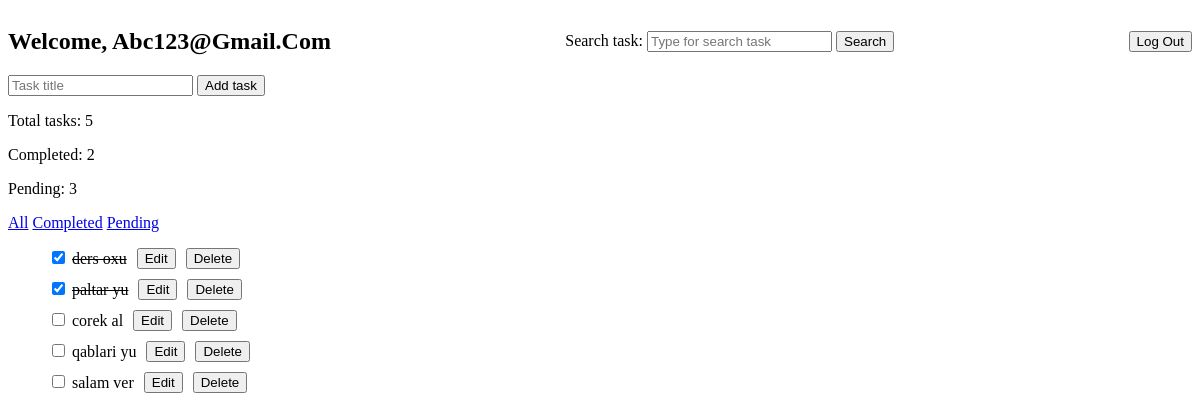
The app's page /welcome (signed in), older data.
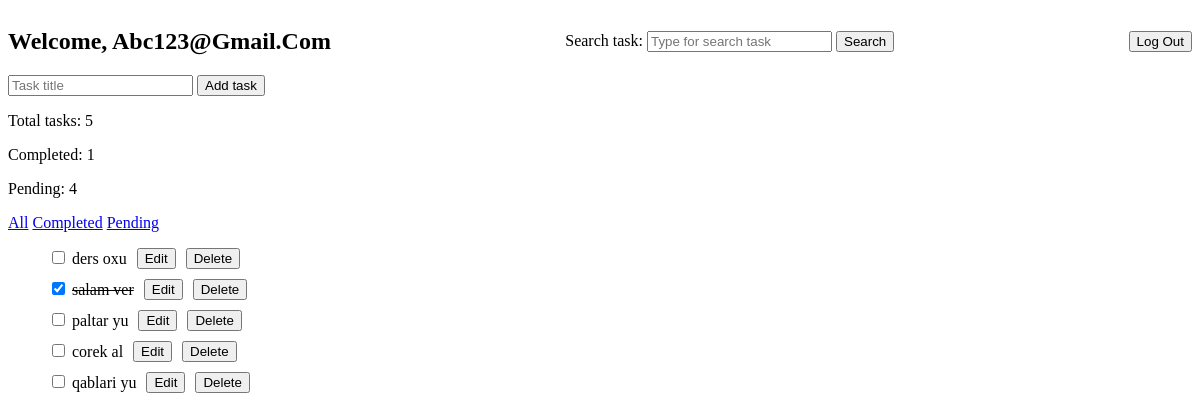
The same page, newer data.
### ToDoAPI/models.py (models this page shows, shortened)
class Todo(models.Model):
    user = models.ForeignKey(User, on_delete=models.CASCADE)
    title = models.CharField(max_length=255)
    completed = models.BooleanField(default=False)
    created_at = models.DateTimeField(auto_now_add=True)

### ToDoAPI/views.py (the view)
# urls.py: path('welcome', views.welcome, name='welcome'),
@login_required
def welcome(request):
    if request.method == "POST":
        title = request.POST.get("title")
        title = title.strip()
        if title:
            Todo.objects.create(user=request.user, title=title)
        return redirect('/welcome')
    todos = Todo.objects.filter(user=request.user).order_by('-created_at')
    search = request.GET.get("search")
    if search:
        search = search.strip()
        todos = todos.filter(title__icontains=search)
    else:
        search=""
    filter_type = request.GET.get("filter", "")
    if filter_type:
        if filter_type == "pending":
            todos = todos.filter(completed=False)
        elif filter_type == "completed":
            todos = todos.filter(completed=True)
    total = todos.count()
    c_count = todos.filter(completed=True).count()
    u_count = todos.filter(completed=False).count()
    return render(request, 'ToDoAPI/welcome.html', {"todos" : todos, "total" : total, "completed" : c_count, "uncompleted" : u_count, "search" : search, "filter_type" : filter_type})

### ToDoAPI/templates/ToDoAPI/welcome.html (shortened to what this page needs)
<!DOCTYPE html>
<html lang="en">
<head>
    {% load static %}
    <link rel="stylesheet" href="{% static 'ToDoAPI/style2.css' %}">
</head>
<body>
    <nav>
        <h1>Welcome, {{ request.user.username|title }}</h1>
        <div>
            <form method="GET">
                <label>Search task:</label>
                <input type="text" name="search" placeholder="Type for search task" value="{{ search }}">
                <button type="submit">Search</button>
            </form>
        </div>
        <a href="{% url 'logout' %}">
            <button>Log Out</button>
        </a>
    </nav>
    <form method="post">
        <input type="text" name="title" required placeholder="Task title">
        <button type="submit">Add task</button>
    </form>
    <p>Total tasks: {{ total }}</p>
    <p>Completed: {{ completed }}</p>
    <p>Pending: {{ uncompleted }}</p>
    <div class="filter-btn">
        <form method="GET">
            <a href="{% url 'welcome' %}?filter=all&search={{ search }}">All</a>
            <a href="{% url 'welcome' %}?filter=completed&search={{ search }}">Completed</a>
            <a href="{% url 'welcome' %}?filter=pending&search={{ search }}">Pending</a>
        </form>
    </div>
    <ul>
        {% for todo in todos %}
        {% if todo.id == editing_id %}
            <li id="todo-{{ todo.id }}">
                <form method="post" action="{% url 'edit' todo.id %}">
                    {% csrf_token %}
                    <input type="hidden" name="next" value="/welcome?search={{ search }}&filter={{ filter_type }}">
                    <input value="{{ todo.title }}" name="new_todo" required>
                    <button type="submit">Save</button>
                </form>
                <a href="{% url 'welcome' %}?search={{ search }}&filter={{ filter_type }}">
                    <button>Cancel</button>
                </a>
            </li>
        {% else%}
        <li id="todo-{{ todo.id }}">
            <form method="post" action="{% url 'toggle' todo.id %}">
                <input type="checkbox" name="completed" onchange="this.form.submit();"
                {% if todo.completed %}
                checked
                {% endif %}>
                <span
                {% if todo.completed %}
                style="text-decoration: line-through;"
                {% endif %}>
                    {{ todo.title }}
                </span>
            </form>
            <a href="{% url 'edit' todo.id %}?search={{ search }}&filter={{ filter_type }}">
                <button>Edit</button>
            </a>
            <form method="post" action="{% url 'delete' todo.id %}">
                <button type="submit" name="delete">Delete</button>
            </form>
        </li>
        {% endif %}
        {% endfor %}
    </ul>
</body>
</html>

### ToDoAPI/static/ToDoAPI/style2.css (style rules this page uses)
nav { display: flex; justify-content: space-between; align-items: center; }
li { list-style: none; display: flex; align-items: center; gap: 10px; }
ul { display: flex; flex-direction: column; gap: 10px; }

Row changes from the older to the newer data that the page shows:
removed Todo: completed "☑", title "ders oxu"
removed Todo: title "salam ver"
added Todo: title "ders oxu"
added Todo: completed "☑", title "salam ver"
changed Todo "paltar yu": completed "☑" → "☐"
Text that changed along with them:
{{ completed }}: "2" → "1"
{{ uncompleted }}: "3" → "4"
